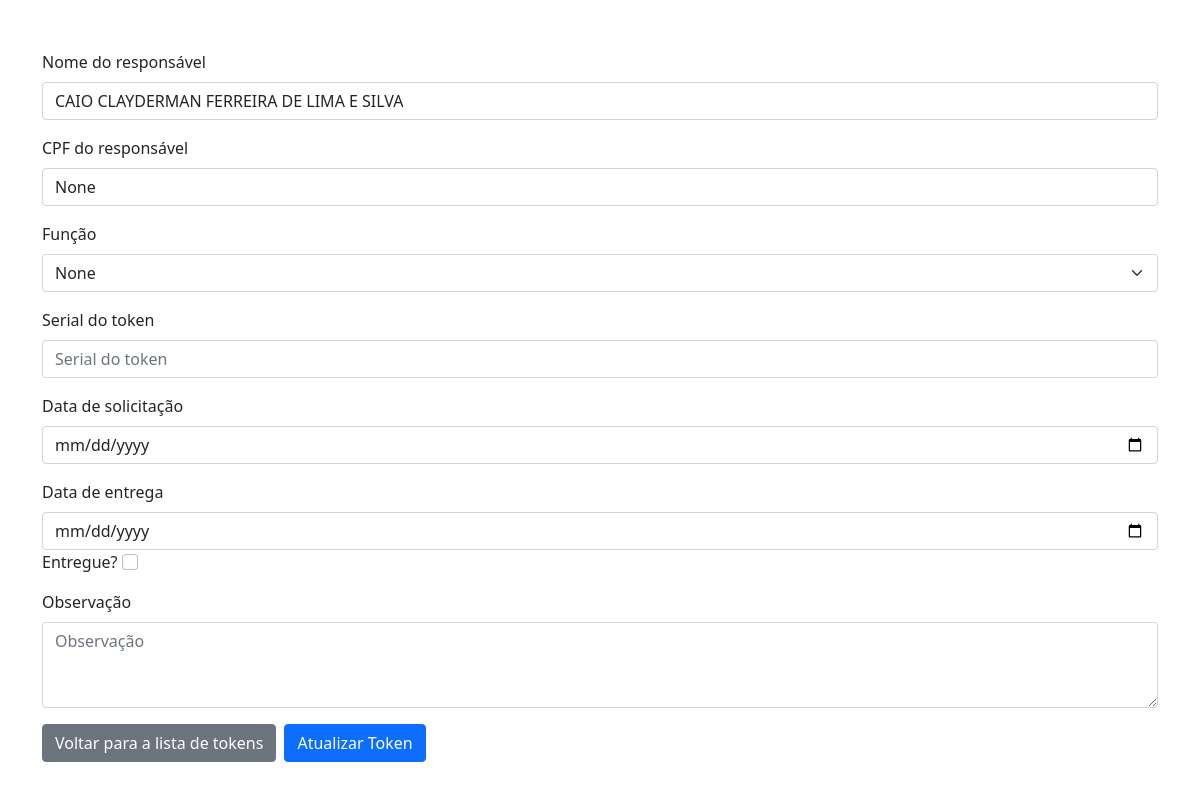
Before: /atualizar_token/97/ (signed in) with the older database file.
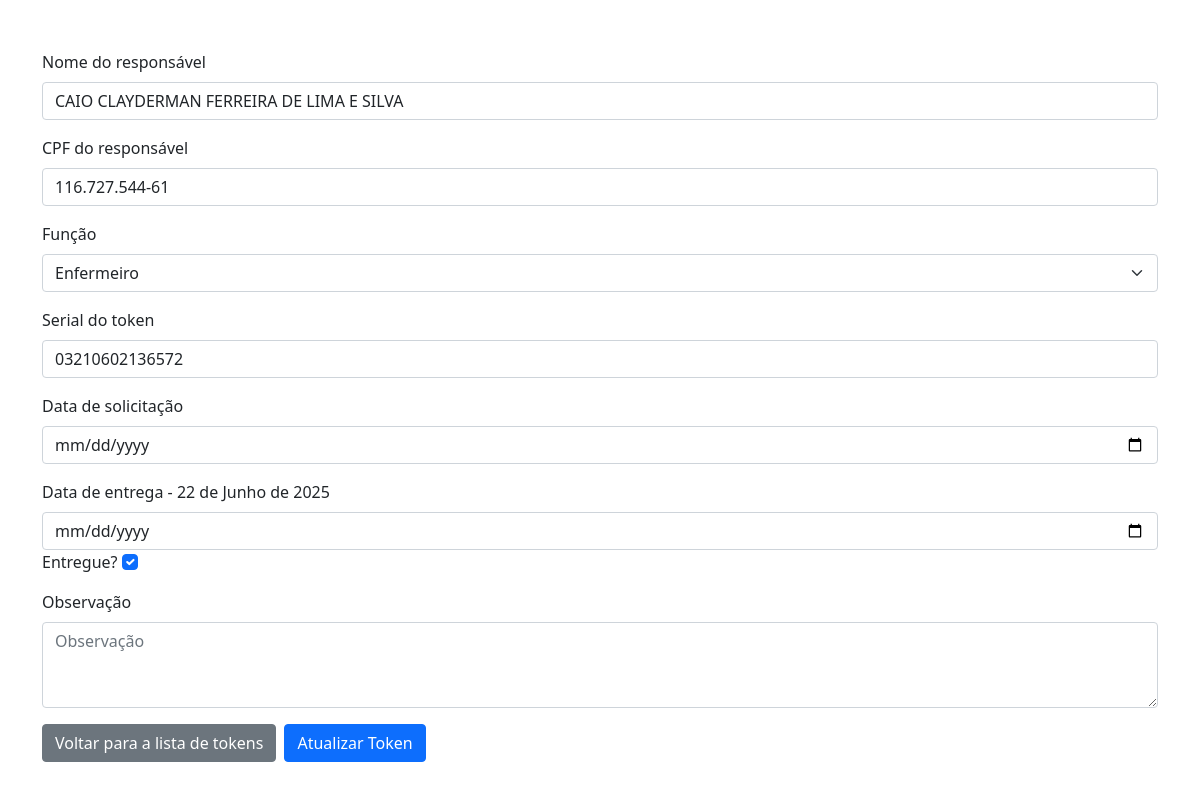
After: the same page with the newer database file.
### tokens_app/models.py (models this page shows)
class Token(models.Model):
    nome_responsavel = models.CharField(max_length=125, null=False, blank=False)
    cpf_responsavel = models.CharField(max_length=14, null=True, blank=True)
    funcao_responsavel = models.CharField(max_length=125, choices=FUNCOES, null=True, blank=True)
    serial = models.CharField(max_length=14, null=True, blank=True)
    data_solicitacao = models.DateField(null=True, blank=True, default=None)
    data_entrega = models.DateField(blank=True, null=True)
    data_modificacao = models.DateField(auto_now=True)
    observacao = models.TextField(null=True, blank=True)
    criador = models.CharField(max_length=125, null=True, blank=True)
    modificador = models.CharField(max_length=125, null=True, blank=True)
    token_entregue = models.BooleanField(default=False)
    token_ativo = models.BooleanField(default=True)
    def __str__(self):
        return f"{self.nome_responsavel}"

### tokens_app/views.py (the view, shortened to what this page needs)
# urls.py: path("atualizar_token/<int:token_id>/", views.atualizar_token, name="atualizar_token"),
def atualizar_token(request, token_id):
    if not request.user.is_authenticated:
        return redirect('login')
    else:
        token = Token.objects.get(id=token_id)
        logger.info(f"User {request.user.username} acessou a página de atualização do token de: {token.nome_responsavel}. {time.strftime('%Y-%m-%d %H:%M:%S')}")
        return render(request, 'token.html', {'token': token, "funcoes": funcoes, "usuario": request.user, "assistentes": assistentes})

### tokens_app/templates/token.html (shortened to what this page needs)
{% extends "base.html" %}
{% block content %}
    <form action="{% url 'atualizar_token' token.id %}" method="POST" class="container mt-4">
    <div class="mb-3">
        <label for="nome_responsavel" class="form-label">Nome do responsável</label>
        <input type="text" class="form-control" name="nome_responsavel" id="nome_responsavel" value="{{ token.nome_responsavel }}" placeholder="Nome do responsável">
    </div>
    <div class="mb-3">
        <label for="cpf" class="form-label">CPF do responsável</label>
        <input type="text" class="form-control" name="cpf_responsavel" id="cpf" value="{{ token.cpf_responsavel }}" placeholder="000.000.000-00" maxlength="14">
    </div>
    <div class="mb-3">
        <label for="funcao_responsavel" class="form-label">Função</label>
        <select class="form-select" name="funcao_responsavel" id="funcao_responsavel" value="{{ token.funcao_responsavel }}">
            <option value="{{token.funcao_responsavel}}">{{token.funcao_responsavel}}</option>
        </select>
    </div>
    <div class="mb-3">
        <label for="serial" class="form-label">Serial do token</label>
        <input type="number" class="form-control" name="serial" id="serial" value="{{ token.serial }}" placeholder="Serial do token" maxlength="14">
    </div>
    <div class="mb-3">
        <label for="data_solicitacao" class="form-label">Data de solicitação</label>
        <input type="date" class="form-control" name="data_solicitacao" id="data_solicitacao" value="{{ token.data_solicitacao }}">
    </div>
    <div class="mb-3">
        <label for="data_entrega" class="form-label">Data de entrega</label>
        {% if token.data_entrega != None %}
        <span id="dataEnt" value="{{token.data_entrega}}"> - {{token.data_entrega}}</span>
        {% endif %}
        <input type="date" class="form-control" name="data_entrega" id="data_entrega" value="{{ token.data_entrega }}">
        <label for="entregue">Entregue? </label>
            <input type="checkbox" name="token_entregue" id="entregue" class="form-check-input" onchange="console.log(this.checked)" {% if token.token_entregue %} checked {% endif %}>
    </div>
    <div class="mb-3">
        <label for="observacao" class="form-label">Observação</label>
        <textarea class="form-control" name="observacao" id="observacao" rows="3" placeholder="Observação">{{ token.observacao }}</textarea>
    </div>
    <div class="d-flex gap-2">
        <a href="{% url 'lista_tokens' %}" class="btn btn-secondary">Voltar para a lista de tokens</a>
        <button type="submit" class="btn btn-primary">Atualizar Token</button>
    </div>
</form>
{% endblock %}

### tokens_app/templates/base.html (shortened to what this page needs)
<!DOCTYPE html>
<html lang="en">
<head>
    <link href="https://cdn.jsdelivr.net/npm/bootstrap@5.0.2/dist/css/bootstrap.min.css" rel="stylesheet"
>
</head>
<body>
    {% block content %}{% endblock %}
</body>
</html>

Changed rows visible on the page:
changed Token "CAIO CLAYDERMAN FERREIRA DE LIMA E SILVA": cpf_responsavel "None" → "116.727.544-61"; funcao_responsavel "None" → "Enfermeiro"; serial (not shown) → "03210602136572"; data_entrega (not shown) → "22 de Junho de 2025"; token_entregue "☐" → "☑"
